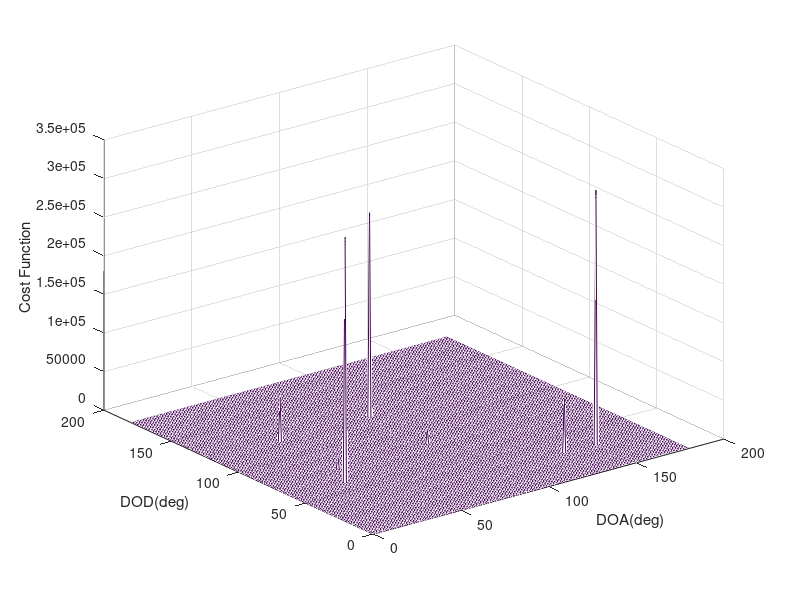

MATLAB code for this plot:
close all;
clear all
clc
Nt=4;
Nr=4;
Nc=31;
Ki=2;
T_c = 1*10^-4;
c = 3*10^8;
L = 200;
code=randi([1,4],1,L);
SNR=50;
%steering vector of target 1
theta=[30,150];
r=0:Nr-1;r=90*r';
Sik=exp(-1j*r*sin(theta(1)));
Sik_u=exp(-1j*r*sin(theta(2)));
hik=kron(conj(Sik_u),Sik);
for n=1:L
    xx(:,n)=hik*randi([1,8],1,1);%+0.05*randn(64,1);
     xx(:,n)=awgn(xx(:,n),SNR,'measured');
end
 xt{1}=xx;
% steering vector of target 2
theta=[60,30];
r=0:Nr-1;r=90*r';
Sik=exp(-1j*r*sin(theta(1)));
Sik_u=exp(-1j*r*sin(theta(2)));
hik=kron(conj(Sik_u),Sik);
for n=1:L
    xx(:,n)=hik*randi([1,8],1,1);%+0.05*randn(64,1);
    xx(:,n)=awgn(xx(:,n),SNR,'measured');
end
xt{2}=xx;
% steering vector of target 3
theta=[120,90];
r=0:Nr-1;r=90*r';
Sik=exp(-1j*r*sin(theta(1)));
Sik_u=exp(-1j*r*sin(theta(2)));
hik=kron(conj(Sik_u),Sik);
for n=1:L
    xx(:,n)=hik*randi([1,8],1,1);%+0.05*randn(64,1);
    xx(:,n)=awgn(xx(:,n),SNR,'measured');
end
xt{3}=xx;

J_up = zeros(1,2*Nc);
J_down = horzcat(eye(2*Nc-1),zeros(2*Nc-1,1));
J = vertcat(J_up,J_down);

C_i = randsrc(31,8,[-1,1]);
O = zeros(31,8);
temp = vertcat(C_i,O);
N_hat=Nt;

F = rand(2*Nc,N_hat); %doppler frequency (random from 0-1)
F_hat = cell(2*Nc,N_hat); %formula 9
self_plus_array = [0:1:2*Nc-1].';

for i=1:2*Nc
    for k=1:N_hat
        F_hat{i,k} = exp(1i*2*pi*F(i,k)*self_plus_array*T_c);
    end
end

tau = randsrc(7,1,[0,30]);

one_N_hat_T = ones(1,N_hat);
l_i_k = zeros(2*Nc,N_hat);


T_i_k = cell(2*Nc,N_hat);


N_n = randn(Nr,2*Nc);

X = zeros(Nr,2*Nc);
X_ISI = zeros(Nr,2*Nc);
X_MAI = zeros(Nr,2*Nc);


Ci=sign(randn(Nc,Nt));

J=[zeros(1,2*Nc-1),0;
   eye(2*Nc-1),zeros(2*Nc-1,1)];

li=[20,40];

fCi=sign(randn(Nc,Nt));

J=[zeros(1,2*Nc-1),0;
   eye(2*Nc-1),zeros(2*Nc-1,1)];

li=[20,40];

for m=1:Nt %the  channel model
    cim=Ci;
    cim(:,m)=[];
    
    JJ=[];
    for i=1:Ki
        JJ=[JJ,J.^li(i)];
    end
    Bim=kron(ones(1,Ki),J*[cim;zeros(Nc,Nt-1)]);
    Bi{m}=kron(ones(1,Ki),cim);
    PBim{m}=eye(2*Nc)-Bim*inv(Bim'*Bim+eye(6))*Bim';
    PBim_pro{m}=kron(eye(Nr),PBim{m});
end

PB1=zeros(2*Nr*Nc*Nt,2*Nr*Nc*Nt);
for i=1:Nt
    aa=(i-1)*2*Nc*Nr+1;
    PB1(aa:aa+2*Nc*Nr-1,aa:aa+2*Nc*Nr-1)=PBim_pro{i};
end


for ti=1:3
x=xt{ti};
Rx=x*x'./L;
Rx_inv=inv(Rx);
    
    
THETA1=0:1:180;
THETA2=0:1:180;
obj_fun=[];
n=1;m=1;
for theta1=THETA1
    n=1;
    for theta2=THETA2
        sik=exp(-1j*r*sin(theta1));
        sik_u=exp(-1j*r*sin(theta2));
        h{m,n}=kron(conj(sik_u),sik);
        obj_fun(m,n)=h{m,n}'*sum(x.').'/(h{m,n}'*Rx_inv*h{m,n});
        n=n+1;
    end
    m=m+1;
end

obj_t{ti}=abs(obj_fun);

end
mesh(THETA1,THETA2,obj_t{1}+obj_t{2}+obj_t{3})
xlabel('DOA(deg)');ylabel('DOD(deg)');zlabel('Cost Function')
